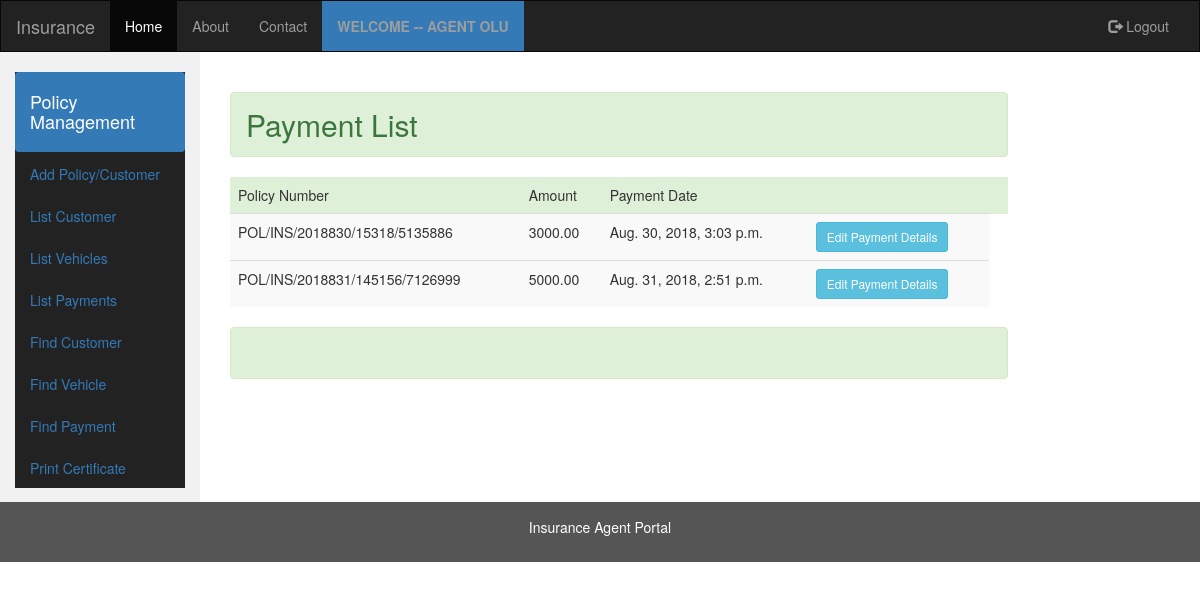
Page /vehicles/paymentlist/ (signed in) on the committed database.
### vehicles/models.py (models this page shows, shortened)
class Payment(models.Model):
    agent = models.ForeignKey(Agent)
    customer = models.ForeignKey(Customer)
    product = models.ForeignKey(Product)
    vehicle = models.ForeignKey(Vehicles)
    policy_number = models.CharField(max_length=120)
    amount = models.DecimalField(max_digits=12, decimal_places=2)
    payment_date = models.DateTimeField(auto_now_add=True)

### vehicles/views.py (the view)
class ListPaymentsByAgent(ListView):
    context_object_name = 'payments'
    template_name = 'payments/payment_list_by_agent.html'
    def get_queryset(self):
        return Payment.objects.filter(agent_id=self.request.session['agent_id'])

### templates/payments/payment_list_by_agent.html (shortened to what this page needs)
{% extends '../common/base2.html'%}
{% block content %}
        <div class="col-md-10 form-group form-group-lg ">
            <h2 class="alert alert-success " >Payment List</h2>
                                 <table class=" table-hover table table-striped  "  >
                    <thead>
                        <tr class="success">
                            <td>Policy Number</td>
                            <td>Amount</td>
                            <td>Payment Date</td>
                            <td></td>
                            <td></td>
                        </tr>
                    </thead>
                    {% for pay in payments %}
                       <tr>
                           <td>{{ pay.policy_number }} </td>
                           <td>{{ pay.amount }}</td>
                           <td>{{ pay.payment_date }}</td>
                           <td><a href="{% url 'updatepayment' pk=pay.id %}" class="btn btn-sm btn-info" role="button">Edit Payment Details</a></td>
                    {% endfor %}
                </table>
                    <div class="alert alert-success" role="alert" id="success_message">  &nbsp</div>
        </div>
{% endblock %}

### rows in the picture
Payment: policy_number "POL/INS/2018830/15318/5135886", amount "3000.00", payment_date "Aug. 30, 2018, 3:03 p.m."
Payment: policy_number "POL/INS/2018831/145156/7126999", amount "5000.00", payment_date "Aug. 31, 2018, 2:51 p.m."

### other values in the picture
{{ request.session.names }} "OLU"
